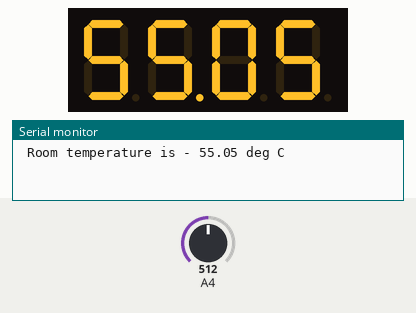
Bench run of a sketch on a simulated Arduino Uno, built with avr-gcc and run on an emulated ATmega328P. Shown: 4-digit seven-segment display, the last lines printed to the serial monitor. The test bench sets the inputs (shaded band); at power-on: A4 = 512.

Above: at 2.8 s.
2.9 s: A4 set to 917
At 4.8 s:
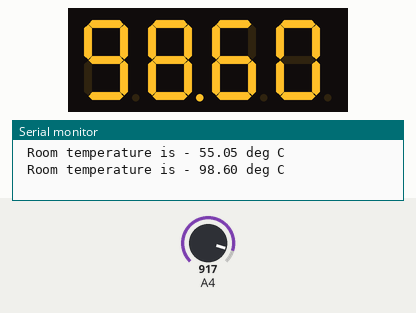
5.5 s: A4 set to 939
At 6.4 s:
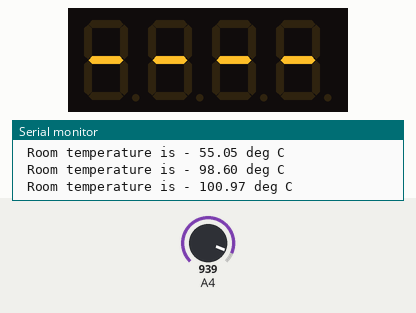
7.5 s: A4 set to 900
At 9.1 s:
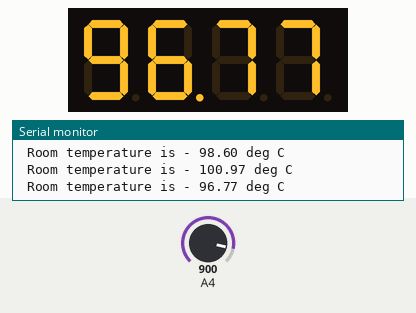
9.5 s: A4 set to 1023
At 10.6 s:
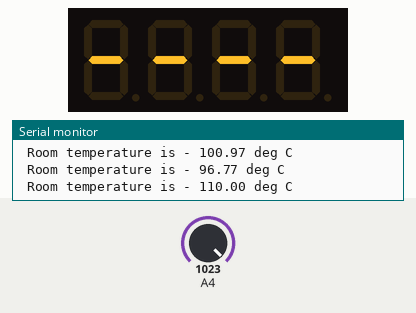
Timing chart, 0 to 12.5 s (numbered marks = the images above; inputs shaded):
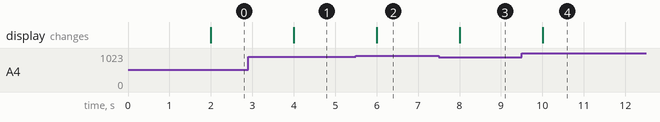

Measured:
- the behaviour switches between 929 and 930 on A4 (found by bisection; images 1 and 2)
- after the input at 2.9 s, the display: changes after 1.1 s (image 1)
- after the input at 5.5 s, the display: changes after 0.50 s (image 2)
- after the input at 7.5 s, the display: changes after 0.50 s (image 3)
- after the input at 9.5 s, the display: changes after 0.50 s (image 4)

The sketch:

code.ino
```cpp
#include<SevSeg.h>
SevSeg sevSeg;
unsigned int myTemp;

void setup() {
  Serial.begin(9600);
  byte numDigits = 4;
  byte ccDPins[] = {A0, A1, A2, A3};
  byte segDPins[] = {8,9,10,11,12,13,6,7};

  sevSeg.begin(COMMON_CATHODE, numDigits, ccDPins, segDPins, false, false, false, false);
  sevSeg.setBrightness(100);
  analogReference(INTERNAL);
}

void loop() {
  unsigned long prMillis = millis();
  while( millis() - prMillis < 2000 )
  {
    sevSeg.refreshDisplay();
  }
  myTemp = acqTemp();
  sevSeg.setNumber(myTemp , 2, LOW);

}

unsigned int acqTemp()
{
  float temp = (float) 100*(1.1/1023)*analogRead(A4);
  Serial.print(" Room temperature is - ");
  Serial.print(temp, 2);
  Serial.println(" deg C");
  temp = 100*temp;
  return ((unsigned int)temp);
}
```
